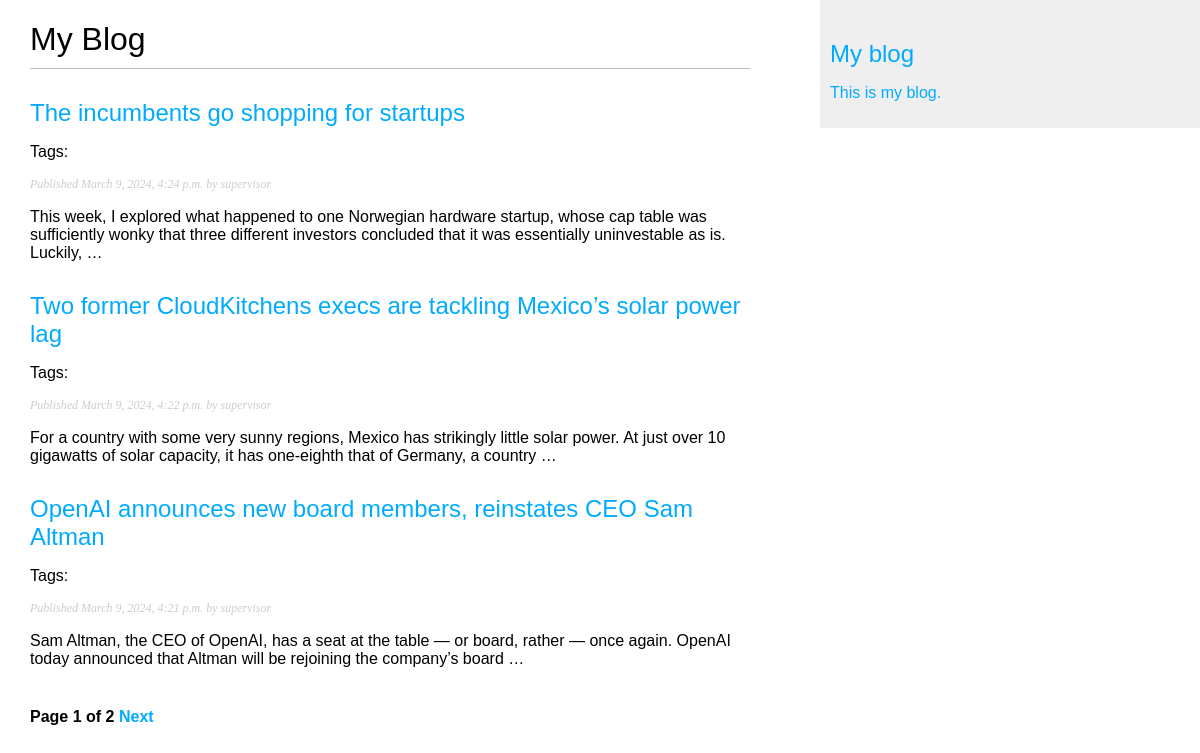
The page / on the database its author committed.
### blog/models.py (models this page shows, shortened)
class Post(models.Model):
    class Status(models.TextChoices):
       DRAFT = 'DF', 'Draft'
       PUBLISHED = 'PB', 'Published'
    title = models.CharField(max_length=250)
    slug = models.SlugField(max_length=250,
                            unique_for_date='publish')
    author = models.ForeignKey(User,
                               on_delete=models.CASCADE,
                               related_name='blog_posts')
    body = models.TextField()
    publish = models.DateTimeField(default=timezone.now)
    created = models.DateTimeField(auto_now_add=True)
    updated = models.DateTimeField(auto_now=True)
    status = models.CharField(max_length=2,
                              choices=Status.choices,
                              default=Status.DRAFT)
    objects = models.Manager()
    published = PublishedManager()
    tags = TaggableManager()
    class Meta:
        ordering = ['-publish']
        indexes = [
            models.Index(fields=['-publish']),
            ]
    def get_absolute_url(self):
        return reverse("blog:post_detail",
                        args=[self.publish.year,
                              self.publish.month,
                              self.publish.day,
                              self.slug])

### blog/views.py (the view)
# urls.py: path('',views.PostListView.as_view(),name='post_list'),
class PostListView(ListView):
    queryset = Post.published.all()
    context_object_name = 'posts'
    paginate_by = 3
    template_name = 'blog/post/list.html'

### blog/templates/blog/post/list.html
{% extends "blog/base.html" %}
{% load static %}
{% block content %}
 <h1>My Blog</h1>
 {% for post in posts %}
 <h2>
 <a href="{{post.get_absolute_url}}">
 {{ post.title }}
 </a>
 </h2>
 <p class="tags">Tags: {{ post.tags.all|join:", " }}</p>
 <p class="date">
 Published {{ post.publish }} by {{ post.author }}
 </p>
 {{ post.body|truncatewords:30|linebreaks }}
 {% endfor %}
 {% include "blog/post/pagination.html" with page=page_obj %}
{% endblock %}

### blog/templates/blog/base.html (shortened to what this page needs)
{% load static %}
<!DOCTYPE html>
<html>
<head>
 <link href="{% static "css/blog.css" %}" rel="stylesheet">
</head>
<body>
 <div id="content">
 {% block content %}
 {% endblock %}
 </div>
 <div id="sidebar">
 <h2>My blog</h2>
 <p>This is my blog.</p>
 </div>
</body>
</html>

### blog/templates/blog/post/pagination.html (shortened to what this page needs)
<div class="pagination">
    <span class="step-links">
    <span class="current">
        Page {{page.number}} of {{page.paginator.num_pages}}
    </span>
    <span>
        {% if page.has_next %}
        <a href="?page={{page.next_page_number}}">Next<a/>
        {% endif %}
    </span>
</div>

### blog/static/css/blog.css (style rules this page uses)
body { margin:0; padding:0; font-family:helvetica, sans-serif; }
a { color:#00abff; text-decoration:none; }
h1 { font-weight:normal; border-bottom:1px solid #bbb; padding:0 0 10px 0; }
h2 { font-weight:normal; margin:30px 0 0; }
#content { float:left; width:60%; padding:0 0 0 30px; }
#sidebar { float:right; width:30%; padding:10px; background:#efefef; height:100%; }
p.date { color:#ccc; font-family: georgia, serif; font-size: 12px; font-style: italic; }
.pagination { margin:40px 0; font-weight:bold; }

### rows shown on the page
Post: title "The incumbents go shopping for startups", publish "March 9, 2024, 4:24 p.m.", author "supervisor", body "This week, I explored what happened to one Norwegian hardware startup, whose cap table was sufficiently wonky that three different investors concluded that it was essentially uninvestable as is. Luckily, …"
Post: title "Two former CloudKitchens execs are tackling Mexico’s solar power lag", publish "March 9, 2024, 4:22 p.m.", author "supervisor", body "For a country with some very sunny regions, Mexico has strikingly little solar power. At just over 10 gigawatts of solar capacity, it has one-eighth that of Germany, a country …"
Post: title "OpenAI announces new board members, reinstates CEO Sam Altman", publish "March 9, 2024, 4:21 p.m.", author "supervisor", body "Sam Altman, the CEO of OpenAI, has a seat at the table — or board, rather — once again. OpenAI today announced that Altman will be rejoining the company’s board …"

### other values the page prints
{{ page.number }} "1"
{{ page.paginator.num_pages }} "2"
